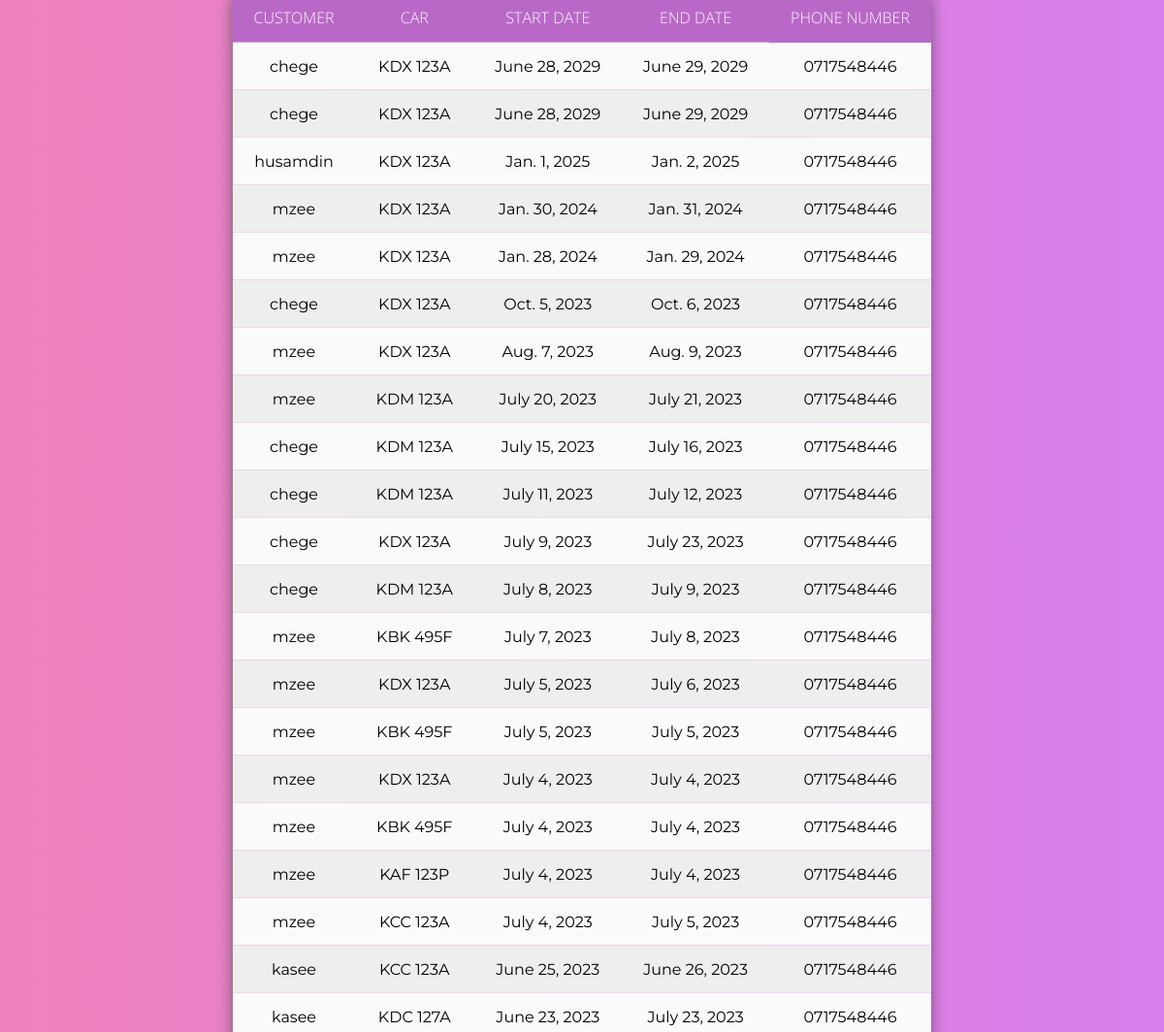
/Owner/owner_approved_requests/, run on an earlier commit of the app's database.
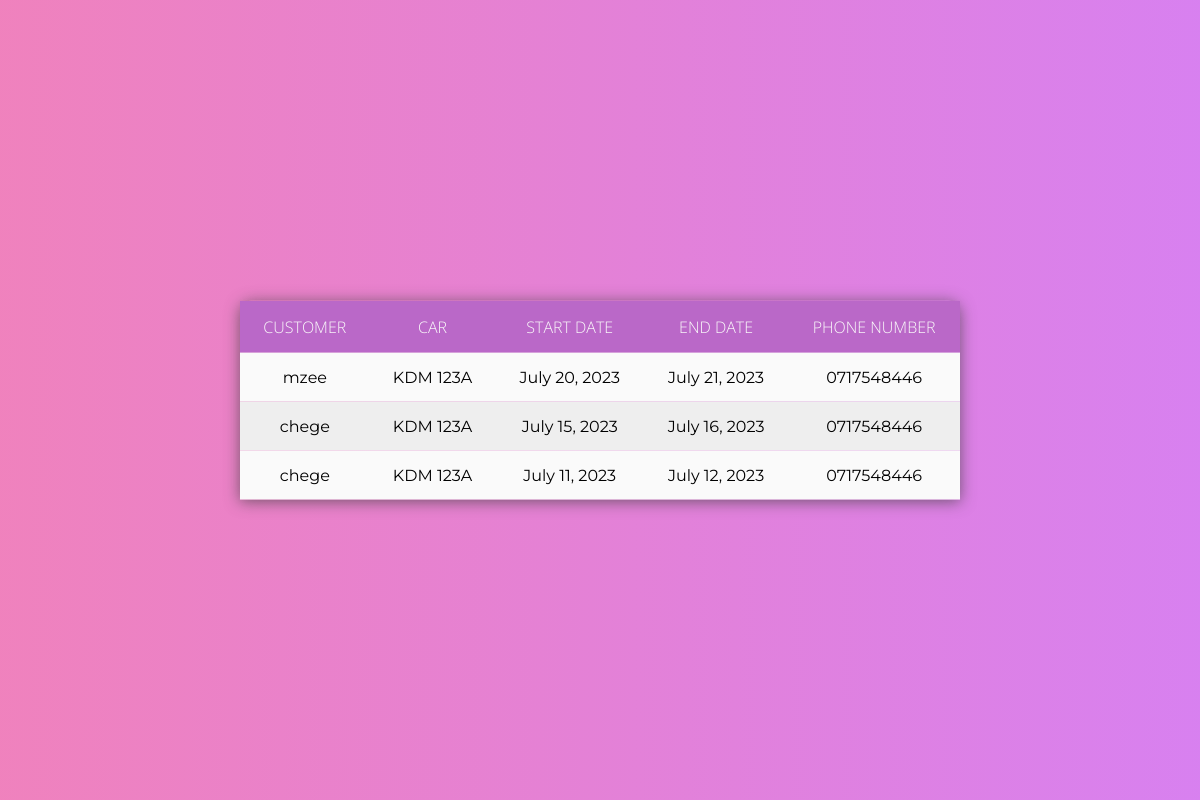
And on a later commit of the database.
### Hire/models.py (models this page shows)
class Hire(models.Model):
    customer = models.ForeignKey(User, on_delete=models.CASCADE)
    car = models.ForeignKey(Car, on_delete=models.CASCADE, null=True)
    from_destination = models.CharField(max_length=20, null="True", validators=[
        RegexValidator("^([a-zA-Z])[a-zA-Z'\d ]+$", message='Must be a valid name of a place')])
    to_destination = models.CharField(max_length=20, null=True, validators=[
        RegexValidator("^([a-zA-Z])[a-zA-Z'\d ]+$", message='Must be a valid name of a place')])
    start_date = models.DateField(
        validators=[MinValueValidator(datetime.date.today(), "Start date can not be less than today")])
    end_date = models.DateField(
        validators=[MinValueValidator(datetime.date.today(), "End date can not be less than today")])
    phone_no = models.CharField(max_length=20, null="True",
                                validators=[RegexValidator('^(0)([127])(\d){8}$', message='Invalid phone numbers')])
    is_approved = models.BooleanField(default=False)
    is_rejected = models.BooleanField(default=False)

### accounts/models.py (models this page shows)
class User(AbstractUser):
    name = models.CharField(max_length=200, null=True) #attribute name defined
    email = models.EmailField(unique=True,null=True)

### Owner/models.py (models this page shows, shortened)
class Car(models.Model):
    owner = models.ForeignKey(User, null=True, on_delete=models.CASCADE)
    reg_no = models.CharField(max_length=20, unique=True, validators=[
        RegexValidator('^(K)([ABCDEFGHJKLMNPQRSTUVWXYZ]){2}( ){1}(\d){3}([ABCDEFGHJKLMNPQRSTUVWXYZ])$',
                       message="Invalid Number Plate")])
    image = models.ImageField(upload_to='car_images/')
    description = models.TextField(null=True, blank=True)
    phone_no = models.CharField(max_length=20, unique=True,
                                validators=[RegexValidator('^(0)([127])(\d){8}$', message='Invalid phone numbers')])
    updated = models.DateTimeField(auto_now = True , null=True)
    created = models.DateTimeField(auto_now_add=True, null= True)
    class Meta:
       ordering = ['-updated', '-created']  # Order by updated field in descending order and then by created field in descending order

### Owner/views.py (the view)
# urls.py: path('owner_approved_requests/', views.approved, name='approved'),
def approved(request):
    approved_hires = Hire.objects.filter(is_approved=True).order_by('-start_date')
    context = {
        'approved_hires': approved_hires
    }
    return render(request, 'Owner/approved.html', context)

### Owner/templates/Owner/approved.html (shortened to what this page needs)
<!DOCTYPE html>
<!-- {% load static %}
<!DOCTYPE html>
{% load static %}
<html lang="en">
<head>
    <link rel="stylesheet" href="{% static 'styles/tables.css' %}">
</head>
<body>
    {% if approved_hires %}
    <div class="filter"></div>
    <table>
        <thead>
            <tr>
                <th>Customer</th>
                <th>Car</th>
                <th>Start Date</th>
                <th>End Date</th>
                <th>Phone Number</th>
            </tr>
        </thead>
        <tbody>
            {% for hire in approved_hires %}
                <tr>
                    <td>{{ hire.customer.username }}</td>
                    <td>{{ hire.car.reg_no }}</td>
                    <td>{{ hire.start_date }}</td>
                    <td>{{ hire.end_date }}</td>
                    <td>{{ hire.phone_no }}</td>
                </tr>
            {% endfor %}
        </tbody>
    </table>
    {% else %}
    <p>No approved hire requests found.</p>
    {% endif %}
</body>
</html>

What changed in the data, as far as the page shows it:
removed Hire: customer.username "chege", car.reg_no "KDX 123A", start_date "June 28, 2029", end_date "June 29, 2029", phone_no "0717548446"
removed Hire: customer.username "chege", car.reg_no "KDX 123A", start_date "June 28, 2029", end_date "June 29, 2029", phone_no "0717548446"
removed Hire: customer.username "husamdin", car.reg_no "KDX 123A", start_date "Jan. 1, 2025", end_date "Jan. 2, 2025", phone_no "0717548446"
removed Hire: customer.username "mzee", car.reg_no "KDX 123A", start_date "Jan. 30, 2024", end_date "Jan. 31, 2024", phone_no "0717548446"
removed Hire: customer.username "mzee", car.reg_no "KDX 123A", start_date "Jan. 28, 2024", end_date "Jan. 29, 2024", phone_no "0717548446"
removed Hire: customer.username "chege", car.reg_no "KDX 123A", start_date "Oct. 5, 2023", end_date "Oct. 6, 2023", phone_no "0717548446"
removed Hire: customer.username "mzee", car.reg_no "KDX 123A", start_date "Aug. 7, 2023", end_date "Aug. 9, 2023", phone_no "0717548446"
removed Hire: customer.username "chege", car.reg_no "KDX 123A", start_date "July 9, 2023", end_date "July 23, 2023", phone_no "0717548446"
removed Hire: customer.username "chege", car.reg_no "KDM 123A", start_date "July 8, 2023", end_date "July 9, 2023", phone_no "0717548446"
removed Hire: customer.username "mzee", car.reg_no "KBK 495F", start_date "July 7, 2023", end_date "July 8, 2023", phone_no "0717548446"
removed Hire: customer.username "mzee", car.reg_no "KDX 123A", start_date "July 5, 2023", end_date "July 6, 2023", phone_no "0717548446"
removed Hire: customer.username "mzee", car.reg_no "KBK 495F", start_date "July 5, 2023", end_date "July 5, 2023", phone_no "0717548446"
removed Hire: customer.username "mzee", car.reg_no "KDX 123A", start_date "July 4, 2023", end_date "July 4, 2023", phone_no "0717548446"
removed Hire: customer.username "mzee", car.reg_no "KBK 495F", start_date "July 4, 2023", end_date "July 4, 2023", phone_no "0717548446"
removed Hire: customer.username "mzee", car.reg_no "KAF 123P", start_date "July 4, 2023", end_date "July 4, 2023", phone_no "0717548446"
removed Hire: customer.username "mzee", car.reg_no "KCC 123A", start_date "July 4, 2023", end_date "July 5, 2023", phone_no "0717548446"
removed Hire: customer.username "kasee", car.reg_no "KCC 123A", start_date "June 25, 2023", end_date "June 26, 2023", phone_no "0717548446"
removed Hire: customer.username "kasee", car.reg_no "KDC 127A", start_date "June 23, 2023", end_date "July 23, 2023", phone_no "0717548446"
